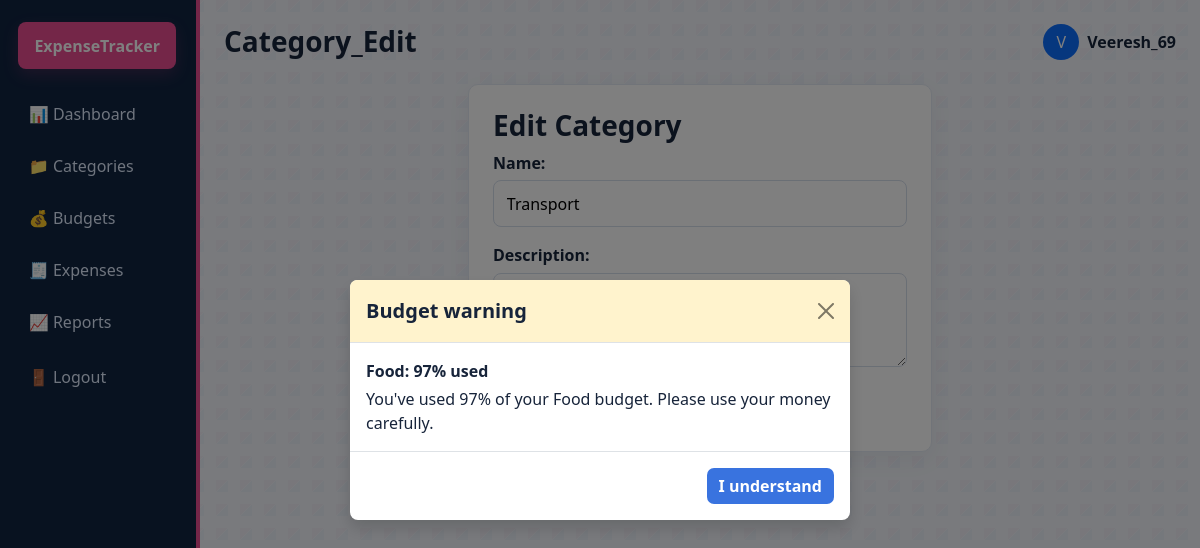
Page /categories/3/edit/ (signed in) on the committed database.
### tracker/models.py (models this page shows, shortened)
class Category(models.Model):
    user = models.ForeignKey(settings.AUTH_USER_MODEL, on_delete=models.CASCADE, related_name='categories')
    name = models.CharField(max_length=100)
    description = models.TextField(blank=True)
    created_at = models.DateTimeField(auto_now_add=True)
    class Meta:
        ordering = ['name']

### tracker/views.py (the view)
# urls.py: path('categories/<int:pk>/edit/', views.category_edit, name='category_edit'),
@login_required
def category_edit(request, pk):
    category = get_object_or_404(Category, pk=pk, user=request.user)
    if request.method == 'POST':
        form = CategoryForm(request.POST, instance=category)
        if form.is_valid():
            form.save()
            messages.success(request, 'Category updated successfully.')
            return redirect('categories')
    else:
        form = CategoryForm(instance=category)
    return render(request, 'tracker/category_form.html', {'form': form, 'category': category})

### tracker/forms.py
class CategoryForm(forms.ModelForm):
    class Meta:
        model = Category
        fields = ['name', 'description']
        widgets = {
            'description': forms.Textarea(attrs={'rows': 3}),
        }

### tracker/models.py (called while the page is built)
    @property
    def current_spent(self):
        if hasattr(self, '_current_spent_override'):
            return self._current_spent_override
        year, month = map(int, self.month_year.split('-'))
        total = Expense.objects.filter(
            user=self.user,
            category=self.category,
            date__year=year,
            date__month=month,
        ).aggregate(total=Sum('amount'))['total'] or Decimal('0.00')
        return total

    def calculate_usage_ratio(self):
        if self.monthly_limit == 0:
            return Decimal('0.00')
        ratio = self.current_spent / self.monthly_limit
        return ratio.quantize(Decimal('0.01'), rounding=ROUND_HALF_UP)

    def alert_level(self):
        ratio = self.calculate_usage_ratio()
        if ratio >= Decimal('1.00'):
            return 'danger'
        if ratio >= Decimal('0.80'):
            return 'warning'
        return 'normal'

### templates/tracker/category_form.html (shortened to what this page needs)
{% extends 'tracker/base.html' %}
{% block content %}
<div class="row justify-content-center">
    <div class="col-md-6">
        <div class="app-card p-4">
            <h3>Edit Category</h3>
            <form method="post">
                {{ form.as_p }}
                <div class="d-flex gap-2">
                    <button type="submit" class="btn btn-primary">Update</button>
                    <a href="{% url 'categories' %}" class="btn btn-secondary">Cancel</a>
                </div>
            </form>
        </div>
    </div>
</div>
{% endblock %}

### templates/tracker/base.html (shortened to what this page needs)
<!DOCTYPE html>
<html lang="en">
<head>
    <link href="https://cdn.jsdelivr.net/npm/bootstrap@5.3.3/dist/css/bootstrap.min.css" rel="stylesheet">
</head>
<body>
    {% if user.is_authenticated %}
    <div class="container-fluid">
        <div class="row">
            <aside class="col-lg-2 sidebar">
                <div class="brand-pink">ExpenseTracker</div>
                <nav class="d-flex flex-column">
                    <a class="nav-pill {% if request.resolver_match.url_name == 'dashboard' %}active{% endif %}" href="{% url 'dashboard' %}">📊 Dashboard</a>
                    <a class="nav-pill {% if request.resolver_match.url_name == 'categories' %}active{% endif %}" href="{% url 'categories' %}">📁 Categories</a>
                    <a class="nav-pill {% if request.resolver_match.url_name == 'budgets' %}active{% endif %}" href="{% url 'budgets' %}">💰 Budgets</a>
                    <a class="nav-pill {% if request.resolver_match.url_name == 'expenses' %}active{% endif %}" href="{% url 'expenses' %}">🧾 Expenses</a>
                    <a class="nav-pill {% if request.resolver_match.url_name == 'reports' %}active{% endif %}" href="{% url 'reports' %}">📈 Reports</a>
                    <form method="post" action="{% url 'logout' %}">
                        <button class="nav-pill border-0 bg-transparent w-100 text-start" type="submit">🚪 Logout</button>
                    </form>
                </nav>
            </aside>
            <main class="col-lg-10 px-4 py-4">
                <div class="d-flex justify-content-between align-items-center mb-4">
                    <div>
                        <h3 class="mb-0">{{ request.resolver_match.url_name|title }}</h3>
                    </div>
                    <div class="d-flex align-items-center gap-2">
                        <div class="rounded-circle bg-primary text-white d-flex align-items-center justify-content-center" style="width: 36px; height:36px;">{{ user.username|slice:':1'|upper }}</div>
                        <span class="fw-semibold">{{ user.username }}</span>
                    </div>
                </div>
    {% endif %}
    {% block content %}{% endblock %}
    {% if user.is_authenticated %}
            </main>
        </div>
    </div>
    {% else %}
        </div>
    {% endif %}
    {% if user.is_authenticated and budget_alerts %}
    <div class="modal fade" id="budgetAlertModal" tabindex="-1" aria-labelledby="budgetAlertTitle" aria-hidden="true">
        <div class="modal-dialog modal-dialog-centered">
            <div class="modal-content border-0 shadow">
                <div class="modal-header {% if budget_alerts.0.alert_level == 'danger' %}bg-danger-subtle{% else %}bg-warning-subtle{% endif %}">
                    <h2 class="modal-title fs-5" id="budgetAlertTitle">Budget warning</h2>
                    <button type="button" class="btn-close" data-bs-dismiss="modal" aria-label="Close"></button>
                </div>
                <div class="modal-body">
                    {% for alert in budget_alerts %}
                    <div class="{% if not forloop.first %}border-top pt-3 mt-3{% endif %}">
                        <p class="fw-semibold mb-1">{{ alert.category }}: {{ alert.usage_percent|floatformat:0 }}% used</p>
                        <p class="mb-0">You've used {{ alert.usage_percent|floatformat:0 }}% of your {{ alert.category }} budget. Please use your money carefully.</p>
                    </div>
                    {% endfor %}
                </div>
                <div class="modal-footer">
                    <button type="button" class="btn btn-primary" data-bs-dismiss="modal">I understand</button>
                </div>
            </div>
        </div>
    </div>
    {% endif %}
</body>
</html>

### templates/tracker/base.html (style rules this page uses)
:root { --ink: #17243a; --muted: #64748b; --navy: #102441; --navy-light: #1b365d; --rose: #e84d91; --rose-light: #fff0f6; --blue: #3973df; --blue-light: #edf4ff; --teal: #13a891; --teal-light: #e6faf5; --gold: #e6a52e; --gold-light: #fff7e5; --line: #e3e9f2; --paper: #ffffff; }
* { box-sizing: border-box; }
body { min-height: 100vh; background-color: #f2f5fa; background-image: linear-gradient(135deg, rgba(232, 77, 145, 0.035) 25%, transparent 25%), linear-gradient(315deg, rgba(57, 115, 223, 0.035) 25%, transparent 25%); background-position: 0 0, 12px 12px; background-size: 24px 24px; font-family: "Segoe UI", sans-serif; color: var(--ink); }
h1, h2, h3, h4, h5, h6 { color: var(--ink); font-weight: 700; }
a { color: var(--blue); }
.brand-pink { background: var(--rose); color: white; border-radius: 8px; padding: 0.7rem 1rem; font-weight: 700; display: inline-block; letter-spacing: 0; box-shadow: 0 6px 16px rgba(232, 77, 145, 0.2); }
.sidebar { background: var(--navy); min-height: 100vh; color: white; padding: 1.4rem 0.9rem; border-right: 4px solid var(--rose); }
.sidebar .brand-pink { margin: 0 0 1.4rem 0.25rem !important; }
.nav-pill { display: flex; align-items: center; gap: 0.75rem; padding: 0.7rem 0.9rem; border-radius: 7px; color: #dfeafc; text-decoration: none; margin-bottom: 0.35rem; font-weight: 500; transition: background-color 150ms ease, color 150ms ease, transform 150ms ease; }
.sidebar form { margin-top: 0.2rem; }
.app-card { border: 1px solid var(--line); border-radius: 10px; box-shadow: 0 8px 24px rgba(23, 36, 58, 0.055); background: var(--paper); }
form p > input, form p > select, form p > textarea, form p > .form-control, form p > .form-select { width: 100%; border: 1px solid #d5deeb; border-radius: 8px; padding: 0.65rem 0.8rem; background-color: #fff; }
form p > label { display: block; margin-bottom: 0.35rem; font-weight: 600; }
.btn-primary { background: var(--blue); border: none; }
.btn { border-radius: 7px; font-weight: 650; }

### rows in the picture
Category: name "Transport"
Category: category "Food", category "Food"

### other values in the picture
{{ request.resolver_match.url_name|title }} "Category_Edit"
{{ user.username|slice:':1'|upper }} "V"
{{ user.username }} "Veeresh_69"
{{ alert.usage_percent|floatformat:0 }} "97"
